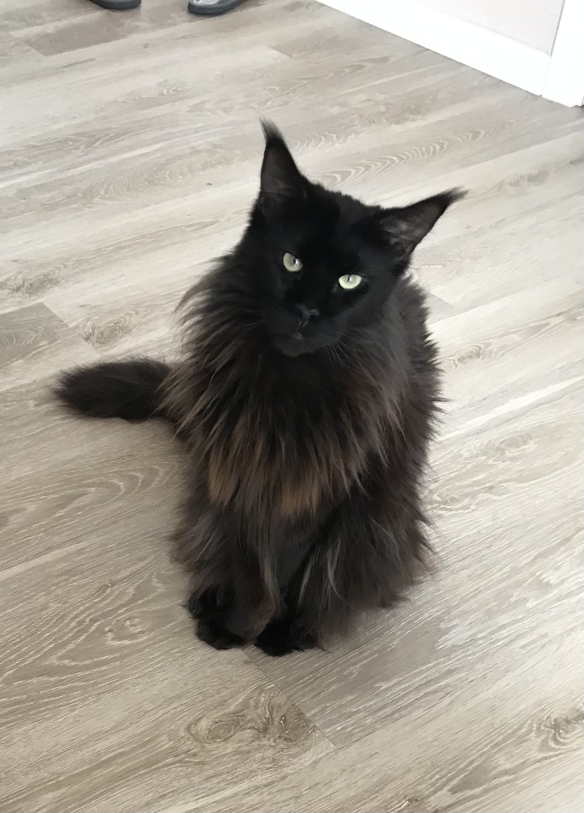
#> input picture l1/1_Image_Processing/CV_HW1/Loki.jpg, 1751 x 2439 px (shown at 1/3 size)
$ jupyter execute CV_HW1.ipynb   (shell and % lines are left out)
#> lines starting #> are read from the running program, lines starting #| are printed output that depends on the picture
[cell 1]
from PIL import Image, ImageFilter
import matplotlib.pyplot as plt
import numpy as np
import imageio
import cv2

plt.rcParams["figure.figsize"] = (8, 10)

[cell 2]
image = cv2.imread('Loki.jpg')
#> image is the input picture: shape (2439, 1751, 3); mean B, G, R 144.2, 154.7, 160.5
image = cv2.resize(image, (int(image.shape[1]/5), int(image.shape[0]/5)))
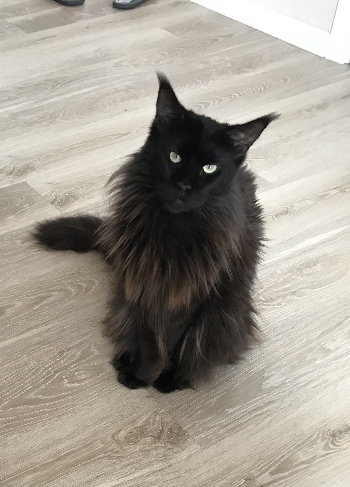
#> image: shape (487, 350, 3); mean B, G, R 144.1, 154.6, 160.3
plt.imshow(image)
plt.show()

[cell 3]
# Перевод в нормальную цветовую шкалу, по умолчанию в OpenCV стоит BGR
RGB_img = cv2.cvtColor(image, cv2.COLOR_BGR2RGB)
plt.imshow(RGB_img)
plt.show()

[cell 4]
RGB_img = cv2.cvtColor(image, cv2.COLOR_BGR2GRAY)
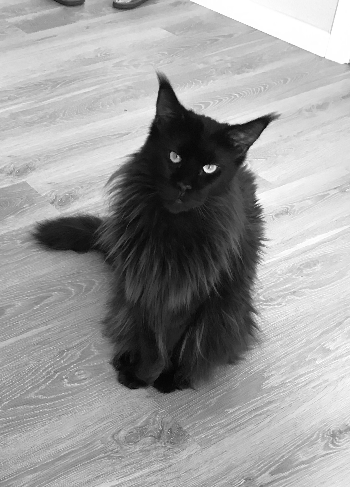
#> RGB_img: shape (487, 350); min 2, max 255, mean 155.1
plt.imshow(RGB_img, cmap='gray')
plt.show()

[cell 5]
lab_img = cv2.cvtColor(image, cv2.cv2.COLOR_BGR2LAB)
#> lab_img: shape (487, 350, 3); mean of channels 0, 1, 2 159.8, 128.3, 134.3
plt.imshow(lab_img)
plt.show()

[cell 6]
# С hsv муть какая-то на картинке
hsv_img = cv2.cvtColor(image, cv2.COLOR_BGR2HSV)
#> hsv_img: shape (487, 350, 3); mean H, S, V 24, 30.3, 160.5
plt.imshow(hsv_img)
plt.show()

[cell 7]
# Блюры разной степени и разного типа
plt.figure(figsize=(22, 10))

plt.subplot(131)
blurred_img = cv2.GaussianBlur(image, (51, 51), 0)
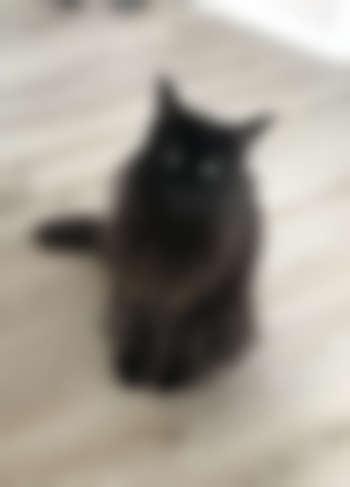
#> blurred_img: shape (487, 350, 3); mean B, G, R 144.1, 154.6, 160.3
plt.imshow(blurred_img)

plt.subplot(132)
blurred_img = cv2.medianBlur(image, 9)
plt.imshow(blurred_img)

plt.subplot(133)
blurred_img = cv2.bilateralFilter(image, 9, 75, 75)
plt.imshow(blurred_img)

plt.show()
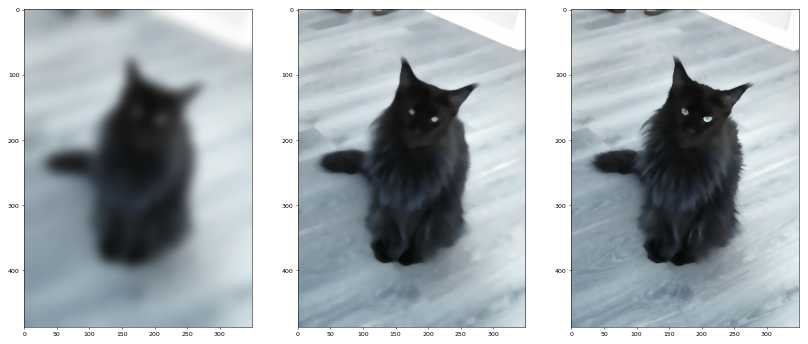
#> figure drawn by matplotlib, 3 panels; B, G, R data is drawn as R, G, B

[cell 8]
# Контурирование
original_image = Image.open('Loki.jpg')
original_image = original_image.resize((int(image.shape[1]/5), int(image.shape[0]/5)))
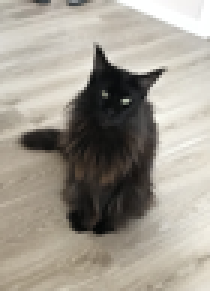
#> original_image: PIL image 70x97 RGB (shown 3 times larger); mean R, G, B 160.5, 154.7, 144.2
contoured_image = original_image.filter(ImageFilter.CONTOUR)
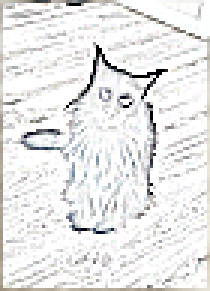
#> contoured_image: PIL image 70x97 RGB (shown 3 times larger); mean R, G, B 233, 232.9, 232.6
plt.imshow(contoured_image)
plt.show()

[cell 9]
# Повышение резкости разной степени
plt.figure(figsize=(22, 10))

plt.subplot(131)
detailed_image = original_image.filter(ImageFilter.DETAIL)
plt.imshow(detailed_image)

plt.subplot(132)
enhanced_image = original_image.filter(ImageFilter.EDGE_ENHANCE)
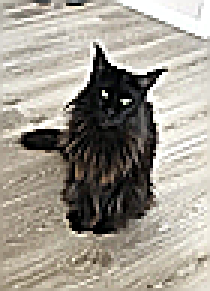
#> enhanced_image: PIL image 70x97 RGB (shown 3 times larger); mean R, G, B 160.8, 155.1, 144.8
plt.imshow(enhanced_image)

plt.subplot(133)
enhanced2_image = original_image.filter(ImageFilter.EDGE_ENHANCE_MORE)
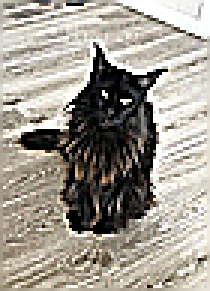
#> enhanced2_image: PIL image 70x97 RGB (shown 3 times larger); mean R, G, B 160.6, 155, 145.2
plt.imshow(enhanced2_image)

plt.show()

[cell 10]
# Эффект штамповки
embossed_image = original_image.filter(ImageFilter.EMBOSS)
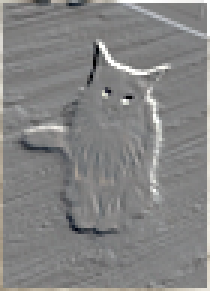
#> embossed_image: PIL image 70x97 RGB (shown 3 times larger); mean R, G, B 132, 131.9, 131.5
plt.imshow(embossed_image)
plt.show()

[cell 11]
# Эффект выделения границ
find_edged_image = original_image.filter(ImageFilter.FIND_EDGES)
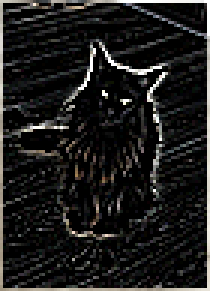
#> find_edged_image: PIL image 70x97 RGB (shown 3 times larger); mean R, G, B 29.1, 28.6, 27.6
plt.imshow(find_edged_image)
plt.show()
